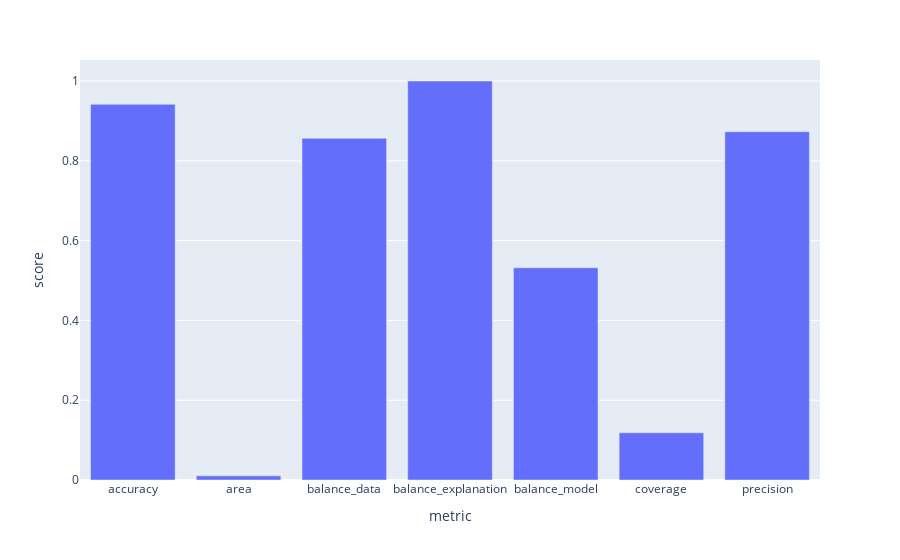

This figure's notebook cell:
### Code cell
import plotly.express as px

fig = px.bar(pd.DataFrame(anchors, columns=['metric', 'score']), x='metric', y='score')
fig.show()

### Figure 1 — Plotly figure (JSON) as saved in the notebook; plotly's stock layout.template omitted (floating-point values rounded to 4 significant figures)
{"data": [{"alignmentgroup": "True", "hovertemplate": "metric=%{x}<br>score=%{y}<extra></extra>", "legendgroup": "", "marker": {"color": "#636efa", "pattern": {"shape": ""}}, "name": "", "offsetgroup": "", "orientation": "v", "showlegend": false, "textposition": "auto", "type": "bar", "x": ["accuracy", "area", "balance_data", "balance_explanation", "balance_model", "coverage", "precision"], "xaxis": "x", "y": [0.9415, 0.0104, 0.8564, 1.0, 0.5319, 0.1183, 0.8729], "yaxis": "y"}], "layout": {"barmode": "relative", "legend": {"tracegroupgap": 0}, "margin": {"t": 60}, "xaxis": {"anchor": "y", "domain": [0.0, 1.0], "title": {"text": "metric"}}, "yaxis": {"anchor": "x", "domain": [0.0, 1.0], "title": {"text": "score"}}}}
